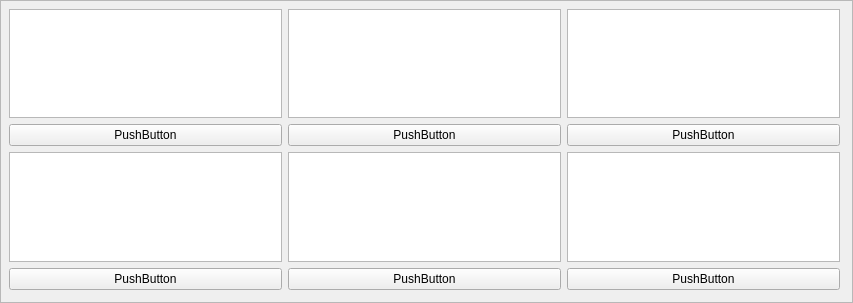
<?xml version="1.0" encoding="UTF-8"?>
<ui version="4.0">
 <class>TownFrame</class>
 <widget class="QFrame" name="TownFrame">
  <property name="geometry">
   <rect>
    <x>0</x>
    <y>0</y>
    <width>853</width>
    <height>303</height>
   </rect>
  </property>
  <property name="windowTitle">
   <string>Frame</string>
  </property>
  <property name="frameShape">
   <enum>QFrame::StyledPanel</enum>
  </property>
  <property name="frameShadow">
   <enum>QFrame::Raised</enum>
  </property>
  <widget class="QWidget" name="gridLayoutWidget">
   <property name="geometry">
    <rect>
     <x>9</x>
     <y>9</y>
     <width>831</width>
     <height>281</height>
    </rect>
   </property>
   <layout class="QGridLayout" name="gridLayout">
    <item row="2" column="0">
     <widget class="QGraphicsView" name="graphicsView"/>
    </item>
    <item row="0" column="0">
     <widget class="QGraphicsView" name="graphicsView_3"/>
    </item>
    <item row="0" column="1">
     <widget class="QGraphicsView" name="graphicsView_2"/>
    </item>
    <item row="0" column="2">
     <widget class="QGraphicsView" name="graphicsView_4"/>
    </item>
    <item row="2" column="1">
     <widget class="QGraphicsView" name="graphicsView_5"/>
    </item>
    <item row="2" column="2">
     <widget class="QGraphicsView" name="graphicsView_6"/>
    </item>
    <item row="3" column="0">
     <widget class="QPushButton" name="pushButton">
      <property name="text">
       <string>PushButton</string>
      </property>
     </widget>
    </item>
    <item row="3" column="1">
     <widget class="QPushButton" name="pushButton_2">
      <property name="text">
       <string>PushButton</string>
      </property>
     </widget>
    </item>
    <item row="3" column="2">
     <widget class="QPushButton" name="pushButton_3">
      <property name="text">
       <string>PushButton</string>
      </property>
     </widget>
    </item>
    <item row="1" column="0">
     <widget class="QPushButton" name="pushButton_4">
      <property name="text">
       <string>PushButton</string>
      </property>
     </widget>
    </item>
    <item row="1" column="1">
     <widget class="QPushButton" name="pushButton_5">
      <property name="text">
       <string>PushButton</string>
      </property>
     </widget>
    </item>
    <item row="1" column="2">
     <widget class="QPushButton" name="pushButton_6">
      <property name="text">
       <string>PushButton</string>
      </property>
     </widget>
    </item>
   </layout>
  </widget>
 </widget>
 <resources/>
 <connections/>
</ui>
